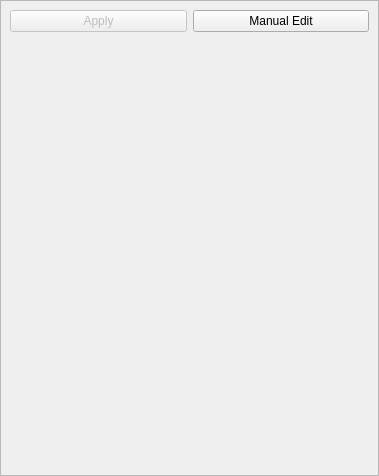
<?xml version="1.0" encoding="UTF-8"?>
<ui version="4.0">
 <class>solverSettingsUI</class>
 <widget class="QScrollArea" name="solverSettingsUI">
  <property name="geometry">
   <rect>
    <x>0</x>
    <y>0</y>
    <width>379</width>
    <height>476</height>
   </rect>
  </property>
  <property name="font">
   <font>
    <pointsize>9</pointsize>
   </font>
  </property>
  <property name="windowTitle">
   <string>ScrollArea</string>
  </property>
  <property name="widgetResizable">
   <bool>true</bool>
  </property>
  <widget class="QWidget" name="scrollAreaWidgetContents">
   <property name="geometry">
    <rect>
     <x>0</x>
     <y>0</y>
     <width>377</width>
     <height>474</height>
    </rect>
   </property>
   <layout class="QVBoxLayout" name="verticalLayout">
    <item>
     <layout class="QHBoxLayout" name="horizontalLayout">
      <item>
       <widget class="QPushButton" name="pushButton">
        <property name="enabled">
         <bool>false</bool>
        </property>
        <property name="text">
         <string>Apply</string>
        </property>
        <property name="icon">
         <iconset>
          <normaloff>images/fromHelyx/fileSave16.png</normaloff>images/fromHelyx/fileSave16.png</iconset>
        </property>
       </widget>
      </item>
      <item>
       <widget class="QPushButton" name="pushButton_2">
        <property name="text">
         <string>Manual Edit</string>
        </property>
        <property name="icon">
         <iconset>
          <normaloff>images/fromHelyx/edit16.png</normaloff>images/fromHelyx/edit16.png</iconset>
        </property>
       </widget>
      </item>
     </layout>
    </item>
    <item>
     <spacer name="verticalSpacer">
      <property name="orientation">
       <enum>Qt::Vertical</enum>
      </property>
      <property name="sizeHint" stdset="0">
       <size>
        <width>20</width>
        <height>40</height>
       </size>
      </property>
     </spacer>
    </item>
   </layout>
  </widget>
 </widget>
 <resources/>
 <connections>
  <connection>
   <sender>pushButton</sender>
   <signal>pressed()</signal>
   <receiver>solverSettingsUI</receiver>
   <slot>aplicar()</slot>
   <hints>
    <hint type="sourcelabel">
     <x>115</x>
     <y>-24</y>
    </hint>
    <hint type="destinationlabel">
     <x>7</x>
     <y>53</y>
    </hint>
   </hints>
  </connection>
  <connection>
   <sender>pushButton_2</sender>
   <signal>pressed()</signal>
   <receiver>solverSettingsUI</receiver>
   <slot>editar()</slot>
   <hints>
    <hint type="sourcelabel">
     <x>351</x>
     <y>-25</y>
    </hint>
    <hint type="destinationlabel">
     <x>5</x>
     <y>34</y>
    </hint>
   </hints>
  </connection>
 </connections>
 <slots>
  <slot>aplicar()</slot>
  <slot>onChange1()</slot>
  <slot>onChange2()</slot>
  <slot>editar()</slot>
  <slot>onChangeSomething()</slot>
 </slots>
</ui>
